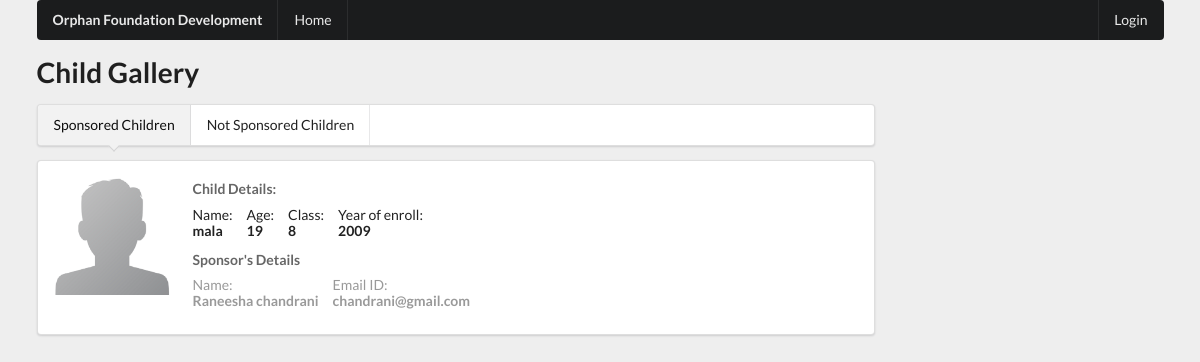
The page /child-gallery-sponsored.php on the database its author committed.
### tables this page shows
CREATE TABLE `children` (
  `cid` int(50) NOT NULL,
  `cname` varchar(30) NOT NULL,
  `cdob` date NOT NULL,
  `cyoe` year(4) NOT NULL,
  `cclass` int(3) NOT NULL,
  `cstory` text NOT NULL,
  `cphoto` text NOT NULL,
  `sponsored` tinyint(1) NOT NULL
);

CREATE TABLE `sponsorer` (
  `spn_id` int(3) NOT NULL,
  `spn_firstname` varchar(30) NOT NULL,
  `spn_lastname` varchar(30) DEFAULT NULL,
  `spnd_date` date NOT NULL,
  `spn_noofyears` int(2) NOT NULL,
  `spn_email` varchar(30) NOT NULL,
  `spn_phone` int(20) NOT NULL,
  `spn_bill_address` text NOT NULL,
  `spn_amount` int(5) NOT NULL,
  `spn_checkno` varchar(20) NOT NULL,
  `cid` int(50) NOT NULL
);

### child-gallery-sponsored.php (the view)
<?php include './components/header.php'; ?>
    <div class="ui container">
        <?php include './components/top-menu.php'; ?>
        <div class="ui grid">
            <div class="twelve wide column">
                <h1>Child Gallery</h1>
                <div class="ui pointing menu">
                    <a class="item active" href="child-gallery-sponsored.php">
                        Sponsored Children
                    </a>
                    <a class="item" href="child-gallery-unsponsored.php">
                        Not Sponsored Children
                    </a>
                </div>
                <?php
                $sql = "SELECT cid, cname, cdob, cyoe, cclass FROM children WHERE sponsored=1";
                $result = $conn->query($sql);
                if ($result->num_rows > 0) {
                    while($row = $result->fetch_assoc()) {
                        $dob = $row["cdob"];
                        $age = (date('Y') - date('Y',strtotime($dob)));
                ?>
                <div class="ui segment">
                    <div class="ui divided items">
                        <div class="item">
                            <div class="ui image">
                                <img src="img/defaultimg.png" style="width: 120px;">
                            </div>
                            <div class="content">
                                <div class="meta">
                                    <span><strong>Child Details:</strong></span>
                                </div>
                                <div class="description">
                                    <div class="ui horizontal list">
                                        <div class="item">
                                            <div class="content">
                                                <div>Name:</div> <strong><?php echo $row['cname']; ?></strong>
                                            </div>
                                        </div>
                                        <div class="item">
                                            <div class="content">
                                                <div>Age:</div> <strong><?php echo $age; ?></strong>
                                            </div>
                                        </div>
                                        <div class="item">
                                            <div class="content">
                                            <div>Class:</div> <strong><?php echo $row['cclass']; ?></strong>
                                            </div>
                                        </div>
                                        <div class="item">
                                            <div class="content">
                                            <div>Year of enroll:</div> <strong><?php echo $row['cyoe']; ?></strong>
                                            </div>
                                        </div>
                                    </div>
                                </div>
                                <div class="extra">
                                    <div class="meta">
                                        <span><strong>Sponsor's Details</strong></span>
                                    </div>
                                    <?php
                                        $cid = $row['cid'];
                                        $sql1 = "SELECT spn_firstname, spn_lastname, spn_email FROM sponsorer WHERE cid='$cid'";
                                        $result1 = $conn->query($sql1);
                                        if ($result1->num_rows > 0) {
                                            while($rows = $result1->fetch_assoc()) {
                                    ?>
                                    <div class="ui horizontal list">
                                        <div class="item">
                                            <div class="content">
                                                <div>Name:</div> <strong><?php echo $rows['spn_firstname'] . "  " . $rows['spn_lastname'] ?></strong>
                                            </div>
                                        </div>
                                        <div class="item">
                                            <div class="content">
                                                <div>Email ID:</div> <strong><?php echo $rows['spn_email'] ?></strong>
                                            </div>
                                        </div>
                                    </div>
                                    <?php
                                        }
                                        } else {
                                            echo "0 results";
                                        }
                                    ?>
                                </div>
                            </div>
                        </div>
                    </div>
                </div>
                <?php
                    }
                    } else {
                        echo "No child is sponsored";
                    }
                ?>
            </div>
            <span class="p-20"></span>
        </div>
    </div>
<?php include './components/footer.php'; ?>

### css/main.css (style rules this page uses)
.p-20 { padding: 200px; }

### rows shown on the page
children: cname "mala", cdob "19", cclass "8", cyoe "2009"
sponsorer: spn_firstname "Raneesha", spn_lastname "chandrani", spn_email "chandrani@gmail.com"
